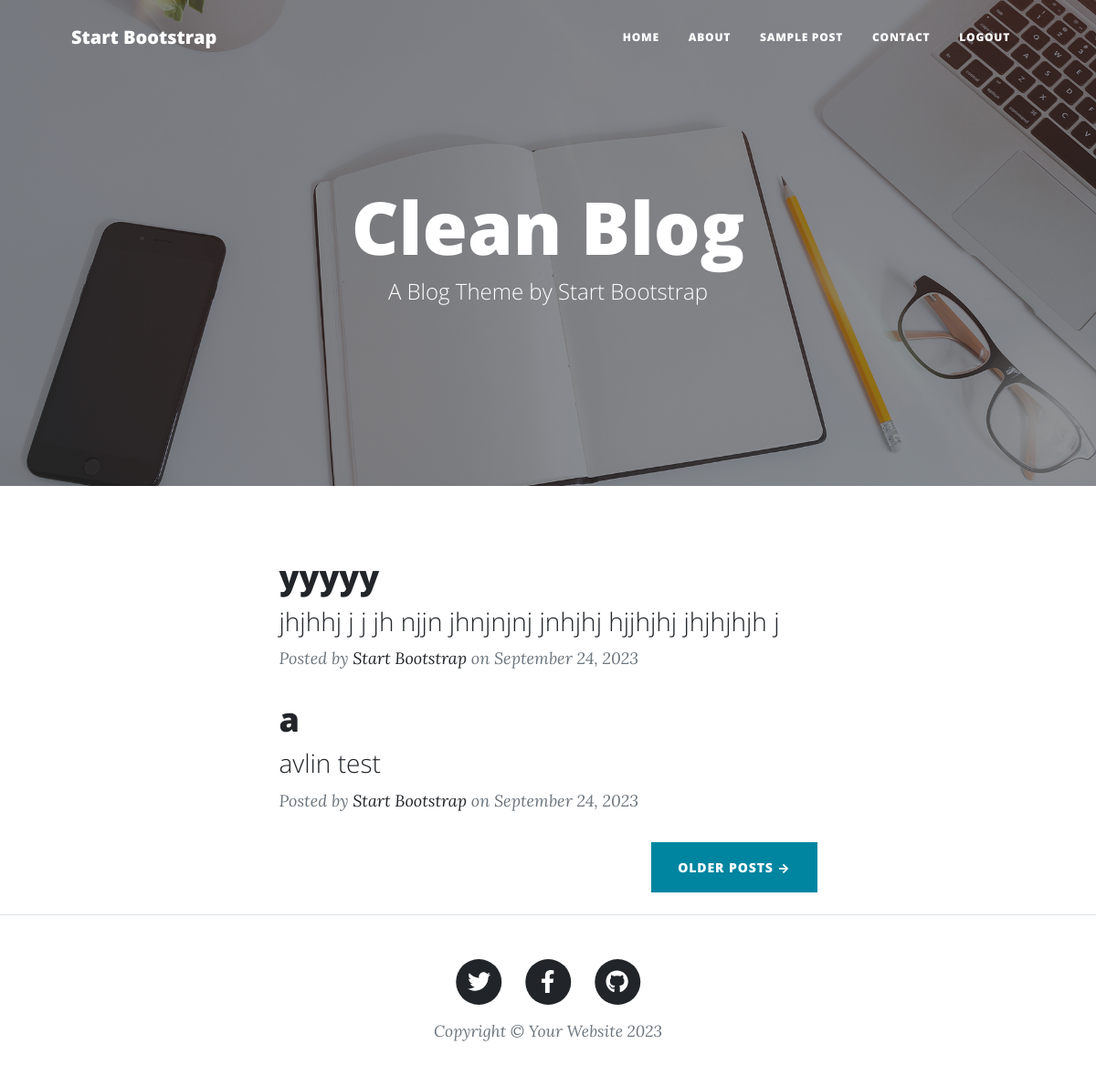
/index/, run on an earlier commit of the app's database.
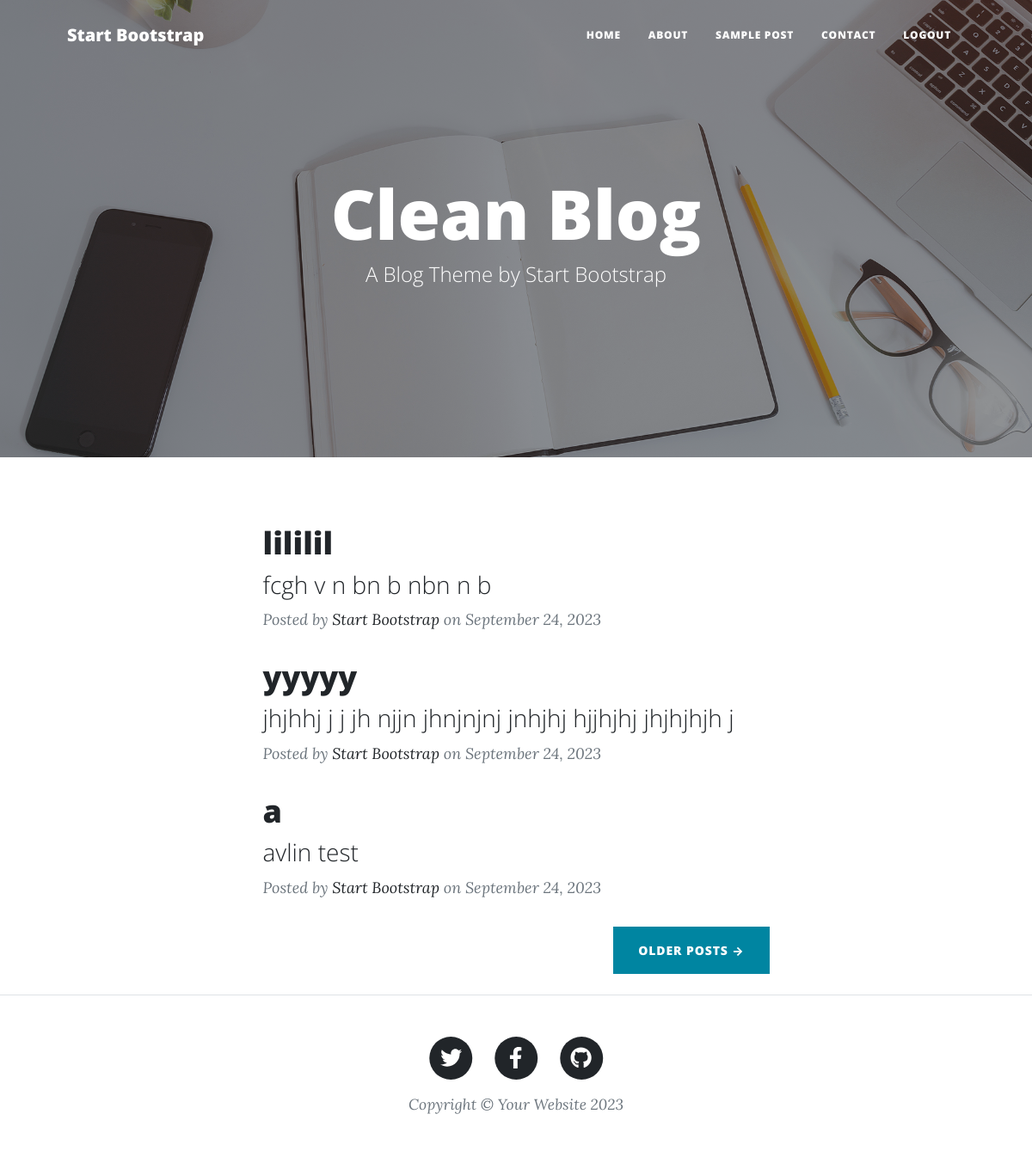
And on a later commit of the database.
### shop/models.py (models this page shows, shortened)
class Post(models.Model):
    STATUS_CHOICES = (
        ('p', 'publish'),
        ('d', 'draft')
    )
    title = models.CharField(max_length=200)
    slug = models.SlugField(max_length=100, unique=True )
    description = models.TextField()
    thumbnail = models.ImageField(upload_to="image/")
    publish = models.DateTimeField(default=timezone.now)
    created = models.DateTimeField(auto_now_add=True)
    updated = models.DateTimeField(auto_now=True)
    status = models.CharField(max_length=1, choices=STATUS_CHOICES)

### shop/views.py (the view)
# urls.py: path('index/' , index , name="index"),
def index(request):
    post = Post.objects.filter(status='p').order_by('-publish')
    context = {
        'post': post
    }
    return render(request, 'shop/index.html', context)

### shop/templates/shop/index.html (shortened to what this page needs)
{% load static %}
<!DOCTYPE html>
<html lang="en">
    <head>
        <link href="{% static 'css/styles.css' %}" rel="stylesheet" />
    </head>
    <body>
        {% include './header.html' %}
        <header class="masthead" style="background-image: url('{% static  'assets/img/home-bg.jpg' %}')">
            <div class="container position-relative px-4 px-lg-5">
                <div class="row gx-4 gx-lg-5 justify-content-center">
                    <div class="col-md-10 col-lg-8 col-xl-7">
                        <div class="site-heading">
                            <h1>Clean Blog</h1>
                            <span class="subheading">A Blog Theme by Start Bootstrap</span>
                        </div>
                    </div>
                </div>
            </div>
        </header>
        <div class="container px-4 px-lg-5">
            <div class="row gx-4 gx-lg-5 justify-content-center">
                <div class="col-md-10 col-lg-8 col-xl-7">
                    {% for posts in post %}
                    <div class="post-preview">
                        <a href="{% url 'shop:singlePost' posts.slug %}">
                            <h2 class="post-title">{{ posts.title }}</h2>
                            <h3 class="post-subtitle">{{ posts.description }}</h3>
                        </a>
                        <p class="post-meta">
                            Posted by
                            <a href="#!">Start Bootstrap</a>
                            on September 24, 2023
                        </p>
                    </div>
                    {% endfor %}
                    <div class="d-flex justify-content-end mb-4"><a class="btn btn-primary text-uppercase" href="#!">Older Posts →</a></div>
                </div>
            </div>
        </div>
                       {% include './footer.html' %}
    </body>
</html>

### shop/templates/shop/header.html (shortened to what this page needs)
        <nav class="navbar navbar-expand-lg navbar-light" id="mainNav">
            <div class="container px-4 px-lg-5">
                <a class="navbar-brand" href="index.html">Start Bootstrap</a>
                <div class="collapse navbar-collapse" id="navbarResponsive">
                    <ul class="navbar-nav ms-auto py-4 py-lg-0">
                        <li class="nav-item"><a class="nav-link px-lg-3 py-3 py-lg-4" href="{% url 'shop:index' %}">Home</a></li>
                        <li class="nav-item"><a class="nav-link px-lg-3 py-3 py-lg-4" href="{% url 'shop:about' %}">About</a></li>
                        <li class="nav-item"><a class="nav-link px-lg-3 py-3 py-lg-4" href="">Sample Post</a></li>
                        <li class="nav-item"><a class="nav-link px-lg-3 py-3 py-lg-4" href="{% url 'shop:contact' %}">Contact</a></li>
                        <li class="nav-item"><a class="nav-link px-lg-3 py-3 py-lg-4" href="{% url 'shop:logout' %}">Logout</a></li>
                    </ul>
                </div>
            </div>
        </nav>

### shop/templates/shop/footer.html
 <footer class="border-top">
            <div class="container px-4 px-lg-5">
                <div class="row gx-4 gx-lg-5 justify-content-center">
                    <div class="col-md-10 col-lg-8 col-xl-7">
                        <ul class="list-inline text-center">
                            <li class="list-inline-item">
                                <a href="#!">
                                    <span class="fa-stack fa-lg">
                                        <i class="fas fa-circle fa-stack-2x"></i>
                                        <i class="fab fa-twitter fa-stack-1x fa-inverse"></i>
                                    </span>
                                </a>
                            </li>
                            <li class="list-inline-item">
                                <a href="#!">
                                    <span class="fa-stack fa-lg">
                                        <i class="fas fa-circle fa-stack-2x"></i>
                                        <i class="fab fa-facebook-f fa-stack-1x fa-inverse"></i>
                                    </span>
                                </a>
                            </li>
                            <li class="list-inline-item">
                                <a href="#!">
                                    <span class="fa-stack fa-lg">
                                        <i class="fas fa-circle fa-stack-2x"></i>
                                        <i class="fab fa-github fa-stack-1x fa-inverse"></i>
                                    </span>
                                </a>
                            </li>
                        </ul>
                        <div class="small text-center text-muted fst-italic">Copyright &copy; Your Website 2023</div>
                    </div>
                </div>
            </div>
        </footer>

What changed in the data, as far as the page shows it:
now on this page (row edited): Post: title "lililil", description "fcgh v n bn b nbn n b"
